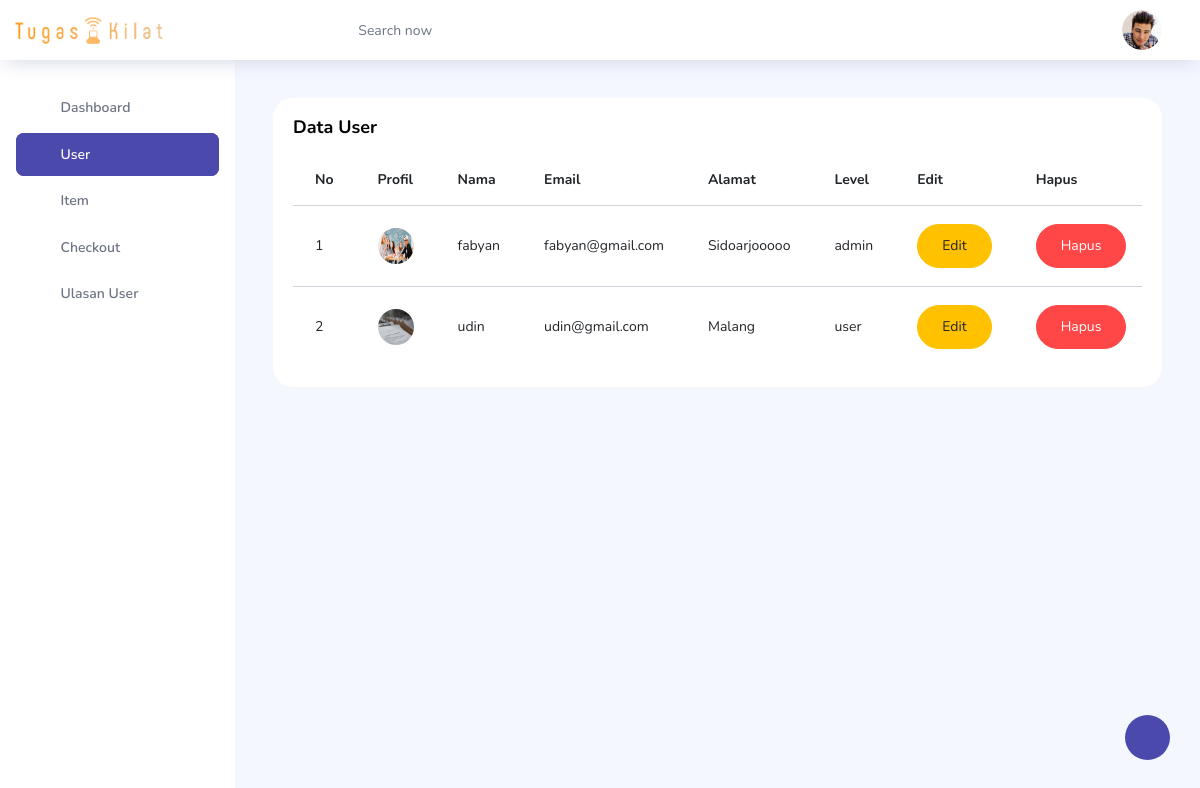
The page /admin/index.php?page=user on the database its author committed.
### tables this page shows
CREATE TABLE `user` (
  `id_user` int(100) NOT NULL,
  `nama` varchar(100) NOT NULL,
  `no` varchar(100) NOT NULL,
  `email` varchar(100) NOT NULL,
  `alamat` varchar(100) NOT NULL,
  `password` varchar(100) NOT NULL,
  `profil` varchar(100) NOT NULL,
  `level` varchar(100) NOT NULL
);

### admin/page/user/user.php (the view)
<div class="main-panel">
    <div class="content-wrapper">
        <div class="row">
            <div class="col-md-12 grid-margin stretch-card">
                <div class="card">
                    <div class="card-body">
                        <h4 class="card-title">Data User</h4>
                        <div class="table-responsive">
                            <table class="table table-hover">
                                <thead>
                                    <tr>
                                        <th>No</th>
                                        <th>Profil</th>
                                        <th>Nama</th>
                                        <th>Email</th>
                                        <th>Alamat</th>
                                        <th>Level</th>
                                        <th>Edit</th>
                                        <th>Hapus</th>
                                    </tr>
                                </thead>
                                <tbody>
                                    <?php
                                    include('./conf/koneksi.php');
                                    $sql = "SELECT * FROM user";
                                    $query = mysqli_query($koneksi, $sql);
                                    $no = 0;
                                    while ($data = mysqli_fetch_array($query)) {
                                        $no = $no + 1;
                                    ?>
                                        <tr>
                                            <td><?= $no; ?></td>
                                            <td class="py-1">
                                                <img src="../pages/user/profil/img/<?= $data['profil']; ?>" alt="image">
                                            </td>
                                            <td><?= $data['nama']; ?></td>
                                            <td><?= $data['email']; ?></td>
                                            <td><?= $data['alamat']; ?></td>
                                            <td><?= $data['level']; ?></td>
                                            <td><a href="?page=edit-user&id_user=<?= $data['id_user'] ?>" class="btn btn-warning btn-rounded">Edit</a></td>
                                            <td><a href="page/user/hapus.php?id_user=<?= $data['id_user'] ?>" onclick="return confirm('Apakah Anda Yakin Ingin Menghapus Data?')" class="btn btn-danger btn-rounded">Hapus</a></td>
                                        </tr>
                                    <?php } ?>
                                </tbody>
                            </table>
                        </div>
                    </div>
                </div>
            </div>
        </div>
    </div>
</div>

### rows shown on the page
user: profil (picture), nama "fabyan", email "fabyan@gmail.com", alamat "Sidoarjooooo", level "admin"
user: profil (placeholder picture), nama "udin", email "udin@gmail.com", alamat "Malang", level "user"
